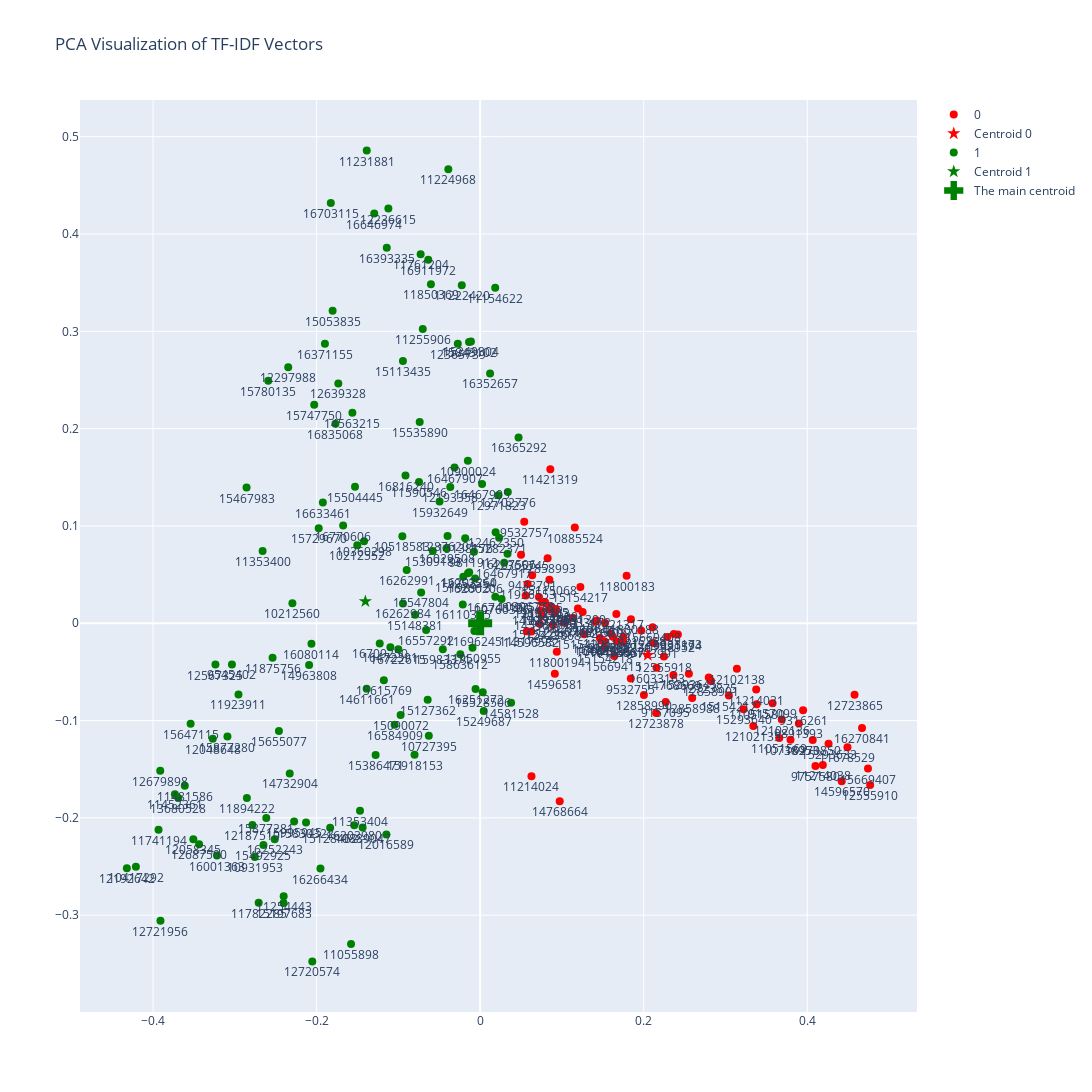

Notebook cell for this chart:
### Code cell
LBD_06_visualization.visualize_tfidf_pca_interactive(ids_list, cluster_assignments, tfidf_matrix, transpose = False)
